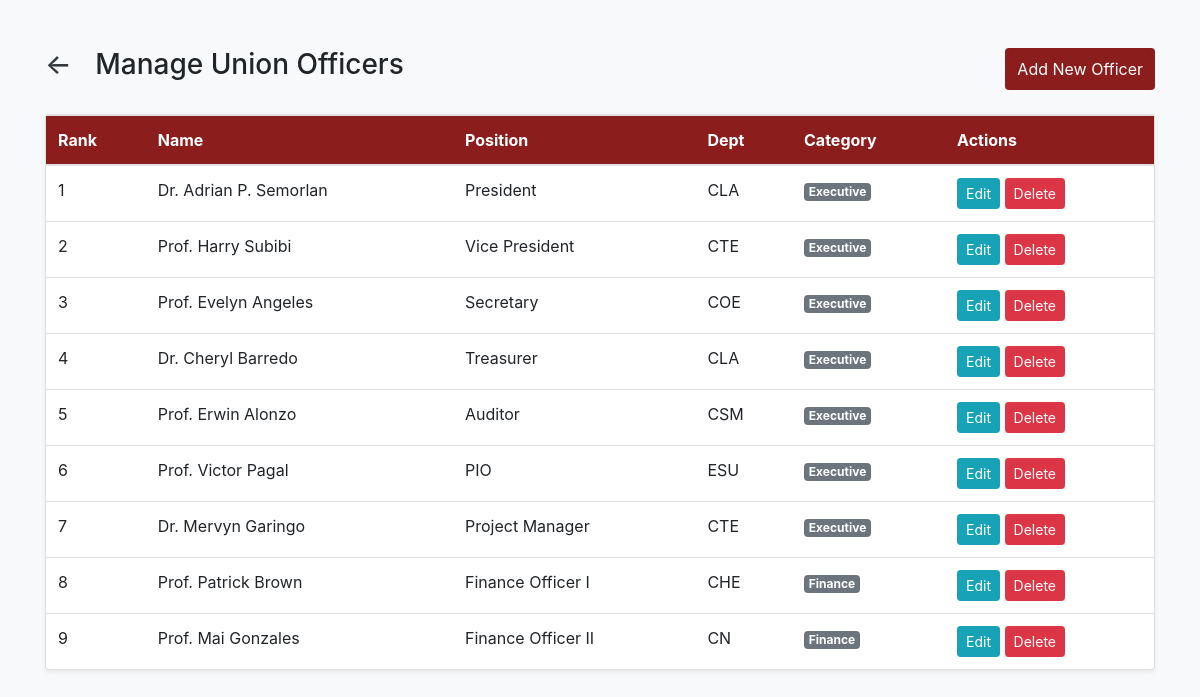
/admins/manage_officers.php (signed in), run on the app's committed database.
### tables this page shows
CREATE TABLE `officers` (
  `id` int(11) NOT NULL,
  `full_name` varchar(255) NOT NULL,
  `position` varchar(100) NOT NULL,
  `department_acronym` varchar(20) DEFAULT NULL,
  `category` enum('Executive','Finance') DEFAULT 'Executive',
  `rank` int(11) DEFAULT 0
);

### admins/manage_officers.php (the view, shortened to what this page needs)
<?php
$database = new Database();
$db = $database->getConnection();
$officers = $db->query("SELECT * FROM officers ORDER BY rank ASC")->fetchAll(PDO::FETCH_ASSOC);
?>
<!DOCTYPE html>
<html lang="en">
<head>
    <link href="https://stackpath.bootstrapcdn.com/bootstrap/4.5.2/css/bootstrap.min.css" rel="stylesheet">
</head>
<body class="bg-light">
<div class="container mt-5">
    <div class="d-flex justify-content-between mb-4">
        <h3><a href="dashboard.php" class="text-dark text-decoration-none mr-3">&larr;</a> Manage Union Officers</h3>
        <button class="btn btn-maroon" data-toggle="modal" data-target="#addModal">Add New Officer</button>
    </div>
    <div class="card shadow-sm">
        <table class="table mb-0">
            <thead>
                <tr>
                    <th>Rank</th>
                    <th>Name</th>
                    <th>Position</th>
                    <th>Dept</th>
                    <th>Category</th>
                    <th>Actions</th>
                </tr>
            </thead>
            <tbody>
                <?php foreach($officers as $o): ?>
                <tr>
                    <td><?php echo $o['rank']; ?></td>
                    <td><?php echo htmlspecialchars($o['full_name']); ?></td>
                    <td><?php echo htmlspecialchars($o['position']); ?></td>
                    <td><?php echo $o['department_acronym']; ?></td>
                    <td><span class="badge badge-secondary"><?php echo $o['category']; ?></span></td>
                    <td>
                        <button class="btn btn-sm btn-info edit-btn"
                                data-id="<?php echo $o['id']; ?>"
                                data-name="<?php echo htmlspecialchars($o['full_name']); ?>"
                                data-pos="<?php echo htmlspecialchars($o['position']); ?>"
                                data-dept="<?php echo htmlspecialchars($o['department_acronym']); ?>"
                                data-cat="<?php echo $o['category']; ?>"
                                data-rank="<?php echo $o['rank']; ?>"
                                data-toggle="modal" data-target="#editModal">Edit</button>
                        <a href="?delete=<?php echo $o['id']; ?>" class="btn btn-sm btn-danger" onclick="return confirm('Delete this officer?')">Delete</a>
                    </td>
                </tr>
                <?php endforeach; ?>
            </tbody>
        </table>
    </div>
</div>
</body>
</html>

### admins/manage_officers.php (style rules this page uses)
.table thead { background: #8c1d1d; color: white; }
.btn-maroon { background: #8c1d1d; color: white; border: none; }

### data on the page
officers: rank "1", full_name "Dr. Adrian P. Semorlan", position "President", department_acronym "CLA", category "Executive"
officers: rank "2", full_name "Prof. Harry Subibi", position "Vice President", department_acronym "CTE", category "Executive"
officers: rank "3", full_name "Prof. Evelyn Angeles", position "Secretary", department_acronym "COE", category "Executive"
officers: rank "4", full_name "Dr. Cheryl Barredo", position "Treasurer", department_acronym "CLA", category "Executive"
officers: rank "5", full_name "Prof. Erwin Alonzo", position "Auditor", department_acronym "CSM", category "Executive"
officers: rank "6", full_name "Prof. Victor Pagal", position "PIO", department_acronym "ESU", category "Executive"
officers: rank "7", full_name "Dr. Mervyn Garingo", position "Project Manager", department_acronym "CTE", category "Executive"
officers: rank "8", full_name "Prof. Patrick Brown", position "Finance Officer I", department_acronym "CHE", category "Finance"
officers: rank "9", full_name "Prof. Mai Gonzales", position "Finance Officer II", department_acronym "CN", category "Finance"
